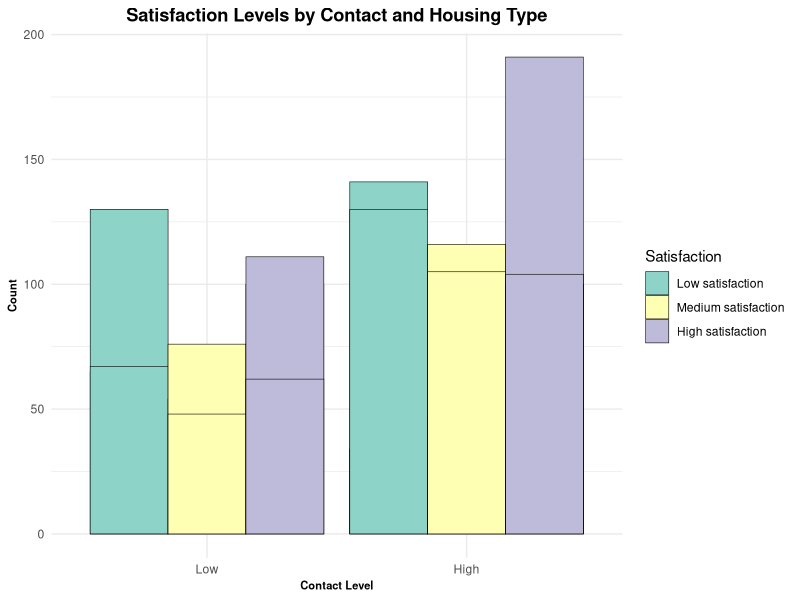
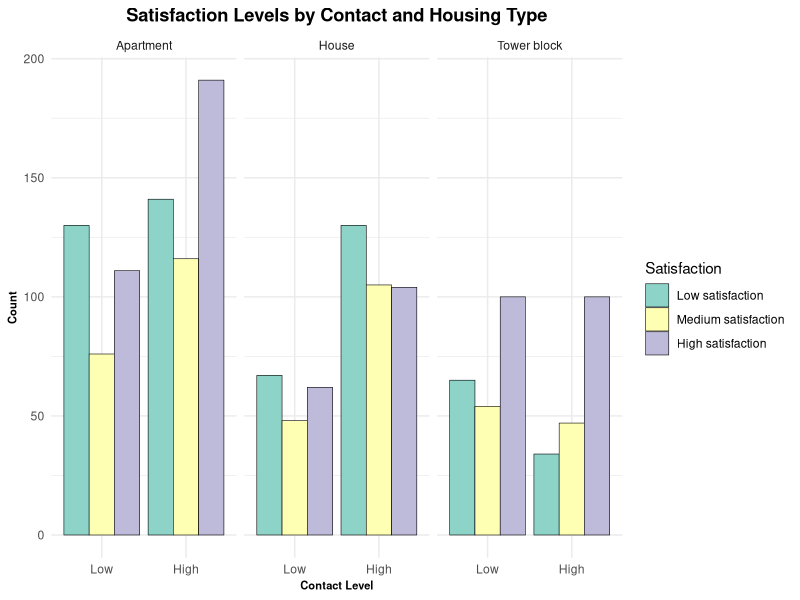

Generate these figures, in order, with R: (Note: this script raises an error after producing the figures.)
## ---- chunk 1
knitr::opts_chunk$set(echo = TRUE, message = FALSE, warning = FALSE)

library(tidyverse)
library(stringr)
library(ggplot2)
## ---- chunk 2
df = tibble(
  satisfaction = c("Low satisfaction", "Low satisfaction", "Medium satisfaction", "Medium satisfaction", "High satisfaction", "High satisfaction"),
  contact = c("low", "high", "low", "high", "low", "high"),
  tower_block = c(65, 34, 54, 47, 100, 100),
  apartment =  c(130, 141, 76, 116, 111, 191),
  house =  c(67, 130, 48, 105, 62, 104)
) |> 
  pivot_longer(
    cols = c("tower_block", "apartment", "house"),
    names_to = "housing_type",
    values_to = "count"
  ) |> 
  mutate(
    housing_type = str_replace(housing_type, "_", " "),
    across(c(housing_type, contact), str_to_sentence),
    satisfaction = factor(satisfaction, levels = c("Low satisfaction", "Medium satisfaction", "High satisfaction")),
    contact = factor(contact, levels = c("Low", "High")),
    housing_type = as.factor(housing_type)
  )

head(df)
## ---- chunk 3
# Reframe table for visual
summary_table = df |>   
  pivot_wider(
    id_cols = c(contact, housing_type),
    names_from = satisfaction,
    values_from = count
  ) |> 
  mutate(
    Total = `Low satisfaction` + `Medium satisfaction` + `High satisfaction`,
    housing_type = str_replace(housing_type, "_", " "),
    across(c(housing_type, contact), str_to_sentence)
  ) |> 
  rename(`Housing Type` = housing_type, Contact = contact)

# Format Table to add percents
formatted_table = summary_table |> 
  mutate(
    `Low satisfaction` = paste0(`Low satisfaction`, " (", round(100*`Low satisfaction`/Total), "%)"),
    `Medium satisfaction` = paste0(`Medium satisfaction`, " (", round(100*`Medium satisfaction`/Total), "%)"),
    `High satisfaction` = paste0(`High satisfaction`, " (", round(100*`High satisfaction`/Total), "%)"),
  )

# Finish formatting table manually
formatted_table[2, 1] = ""
formatted_table[3, 1] = ""
formatted_table[5, 1] = ""
formatted_table[6, 1] = ""
formatted_table[7, 1] = "**Total**"
formatted_table[7, 2] = ""
formatted_table[7, 3] = as.character(sum(summary_table$`Low satisfaction`))
formatted_table[7, 4] = as.character(sum(summary_table$`Medium satisfaction`))
formatted_table[7, 5] = as.character(sum(summary_table$`High satisfaction`))
formatted_table[7, 6] = sum(summary_table$Total)

formatted_table |> 
  knitr::kable()
## ---- chunk 4
df |> 
  ggplot(aes(x = contact, y = count, fill = satisfaction)) +
  geom_bar(stat = "identity", position = "dodge", color = "black", lwd = 0.2) + 
  #facet_grid(. ~ housing_type) + 
  scale_fill_brewer(palette = "Set3") +
  theme_minimal() +
  labs(title = "Satisfaction Levels by Contact and Housing Type",
       x = "Contact Level",
       y = "Count",
       fill = "Satisfaction") +
  theme(plot.title = element_text(hjust = 0.5, face = "bold"),
        axis.title = element_text(face = "bold", size = 8))
## ---- chunk 5
df |> 
  ggplot(aes(x = contact, y = count, fill = satisfaction)) +
  geom_bar(stat = "identity", position = "dodge", color = "black", lwd = 0.2) + 
  facet_grid(. ~ housing_type) + 
  scale_fill_brewer(palette = "Set3") +
  theme_minimal() +
  labs(title = "Satisfaction Levels by Contact and Housing Type",
       x = "Contact Level",
       y = "Count",
       fill = "Satisfaction") +
  theme(plot.title = element_text(hjust = 0.5, face = "bold"),
        axis.title = element_text(face = "bold", size = 8))
## ---- chunk 6
nom_fit_int = nnet::multinom(satisfaction ~ contact * housing_type, data = df, weights = count)
summary(nom_fit_int)
## ---- chunk 7
nom_fit_int_summary = broom::tidy(nom_fit_int) |> 
  mutate(
    ci.ll = estimate - 1.96*std.error,
    ci.ul = estimate + 1.96*std.error,
    or = exp(estimate),
    or.ci.ll = exp(ci.ll),
    or.ci.ul = exp(ci.ul),
    `Odds Ratio` = paste0(round(or, 2)),
    `95% Confidence Interval` = paste0("(", round(or.ci.ll, 2), ", ", round(or.ci.ul, 2), ")"),
    `p-value` = round(p.value, 2),
    `Significant` = ifelse(p.value < 0.05, "✓", "")
  )

nom_fit_int_summary |> 
  select(y.level, term, estimate, `Odds Ratio`, `95% Confidence Interval`, `p-value`, `Significant`) |> 
  knitr::kable()
## ---- chunk 8
nom_fit = nnet::multinom(satisfaction ~ contact + housing_type, data = df, weights = count)
summary(nom_fit)
## ---- chunk 9
nom_fit_summary = broom::tidy(nom_fit) |> 
  mutate(
    ci.ll = estimate - 1.96*std.error,
    ci.ul = estimate + 1.96*std.error,
    or = exp(estimate),
    or.ci.ll = exp(ci.ll),
    or.ci.ul = exp(ci.ul),
    `Odds Ratio` = paste0(round(or, 2)),
    `95% Confidence Interval` = paste0("(", round(or.ci.ll, 2), ", ", round(or.ci.ul, 2), ")"),
    `p-value` = round(p.value, 2),
    `Significant` = ifelse(p.value < 0.05, "✓", "")
  )

nom_fit_summary |> 
  select(y.level, term, estimate, `Odds Ratio`, `95% Confidence Interval`, `p-value`, `Significant`) |> 
  knitr::kable()
## ---- chunk 10
# Residual deviance and degrees of freedom
dev_resid_nom = deviance(nom_fit)
df_resid_nom = nom_fit$edf

# Compute the p-value for goodness-of-fit
p_value_deviance_nom = pchisq(dev_resid_nom, df_resid_nom, lower.tail = FALSE)

p_value_deviance_nom
## ---- chunk 11
df_base = as.data.frame(df)
polr_fit = MASS::polr(satisfaction ~ contact + housing_type, data = df_base, weights = count)
summary(polr_fit)
## ---- chunk 12
df_pred = df |> 
  bind_cols(predict(polr_fit, type = "probs")) |> 
  mutate(
    expected_low = `Low satisfaction` * count,
    expected_med = `Medium satisfaction` * count,
    expected_hig = `High satisfaction` * count,
    pearson_low = (count - expected_low) / sqrt(expected_low),
    pearson_med = (count - expected_med) / sqrt(expected_med),
    pearson_hig = (count - expected_hig) / sqrt(expected_hig)
  )

df_pred |> 
  
  #select(satisfaction, count, contains(c("expected", "pearson"))) |> 
  arrange(-abs(pearson_low)) |> 
  knitr::kable(digits = 2) |> 
  kableExtra::kable_styling(font_size = 8)
